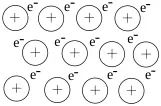
#> input picture docs/exams/img/01e516c2a5c0.webp, 161 x 106 px
$ python -i parse_exams.py   (imports and definitions only)
#> lines starting #> are read from the running program, lines starting #| are printed output that depends on the picture
#> further down, picture is the input picture: PIL image 161x106 RGB; mean R, G, B 239.8, 239.8, 239.8
#!/usr/bin/env python3
"""大考中心 past papers (data/raw/exams, from fetch_exams.py) → small per-paper files for the 歷屆試題 tab.

Each paper's .docx becomes questions with their text, options, tables, pictures and MathML formulas
(MathType objects via mtef.py; Word EQ fields such as 選填 answer boxes via eq_field()). A question
or passage that needs a diagram drawn with Word shapes, a chart, or anything else this cannot rebuild
exactly is cropped from the official PDF instead, so nothing is shown wrong. Answers come from the
選擇(填)題答案 PDF; 非選擇題 keep the official 評分原則 text for grading with the student's own AI.

Output: docs/exams/index.json (the list) and docs/exams/<id>.js (one paper, loaded on demand; a script
file so it also works from a downloaded copy opened as file://) with its pictures in docs/exams/img/.
"""
import hashlib
import io
import json
import re
import subprocess
import sys
import tempfile
import zipfile
from html import escape
from pathlib import Path

from lxml import etree
from PIL import Image

sys.path.insert(0, str(Path(__file__).resolve().parent))
import mtef  # noqa: E402

ROOT = Path(__file__).resolve().parent.parent
RAW = ROOT / 'data' / 'raw' / 'exams'
OUT = ROOT / 'docs' / 'exams'
IMG = OUT / 'img'

NS = {
    'w': 'http://schemas.openxmlformats.org/wordprocessingml/2006/main',
    'r': 'http://schemas.openxmlformats.org/officeDocument/2006/relationships',
    'wp': 'http://schemas.openxmlformats.org/drawingml/2006/wordprocessingDrawing',
    'a': 'http://schemas.openxmlformats.org/drawingml/2006/main',
    'pic': 'http://schemas.openxmlformats.org/drawingml/2006/picture',
    'wps': 'http://schemas.microsoft.com/office/word/2010/wordprocessingShape',
    'wpg': 'http://schemas.microsoft.com/office/word/2010/wordprocessingGroup',
    'mc': 'http://schemas.openxmlformats.org/markup-compatibility/2006',
    'v': 'urn:schemas-microsoft-com:vml',
    'o': 'urn:schemas-microsoft-com:office:office',
    'c': 'http://schemas.openxmlformats.org/drawingml/2006/chart',
}
W = '{%s}' % NS['w']
q = lambda tag: '{%s}%s' % (NS[tag.split(':')[0]], tag.split(':')[1])

# Symbol-font characters (w:sym) seen in the papers
SYM = {0xB4: '×', 0xB0: '°', 0xAE: '→', 0xAC: '←', 0xDE: '⇒', 0xDB: '⇔', 0xA3: '≤', 0xB3: '≥', 0xB9: '≠', 0xB1: '±', 0xD0: '∠', 0xB8: '÷',
       0xBB: '≈', 0xB7: '•', 0xA2: '′', 0xB2: '″', 0x2D: '−', 0x3D: '=', 0x2B: '+', 0x70: 'π', 0x71: 'θ', 0x61: 'α', 0x62: 'β', 0x67: 'γ', 0x44: 'Δ',
       0x6C: 'λ', 0x6D: 'μ', 0x77: 'ω', 0x57: 'Ω', 0x72: 'ρ', 0x73: 'σ', 0x66: 'φ', 0x64: 'δ', 0x65: 'ε', 0xC6: '∅', 0xCE: '∈', 0xCF: '∉', 0xC7: '∩',
       0xC8: '∪', 0xCC: '⊂', 0xCD: '⊆', 0xA5: '∞', 0x5E: '⊥', 0xBA: '≡', 0x7E: '∼', 0xBC: '…', 0xD6: '√', 0xE5: '∑', 0x5C: '∴', 0xB5: '∝', 0xA1: 'ϒ'}
WINGDINGS = {0xFC: '✓', 0xFB: '✗', 0x6C: '●', 0x6E: '■', 0xA8: '◻', 0x6F: '□', 0xA1: '○', 0x9F: '•', 0xD8: '➢', 0xE0: '→', 0x81: '①', 0x82: '②',
             0x83: '③', 0x84: '④', 0x85: '⑤', 0x8C: '①', 0x8D: '②', 0x8E: '③', 0x8F: '④', 0x90: '⑤'}


class Complex(Exception):
    """Something this cannot rebuild exactly: the item is cropped from the PDF instead."""


# ------------------------------------------------------------------ Word EQ fields (選填 answer boxes, circled numbers, simple fractions)
# [108 lines left out: function eq_field, not called in this run]


# ------------------------------------------------------------------ one .docx → blocks of inline tokens
class Doc:
    # [88 lines left out: functions __init__, num_init, list_label, part, not called in this run]

    def image(self, rid, width_emu=None):
        data, name = self.part(rid)
        return self.media.add(data, name, width_emu)

    # --- a paragraph's runs → tokens
    # [186 lines left out: functions para_tokens, in_deleted, in_textbox, in_fallback, fmt, ole and 3 more, not called in this run]

    def plain(self, el):
        return ''.join(t.text or '' for t in el.iter(W + 't') if not self.in_textbox(t, el) and not self.in_fallback(t))

    # [89 lines left out: functions blocks_html, table, tokens_text, tokens_html, block_html, not called in this run]


# ------------------------------------------------------------------ pictures: deduplicated, made small (WebP, or PNG for line art)
class Media:
    def __init__(self):
        self.files = {}
        self.pending_vector = []

    # [50 lines left out: functions add, save, keep, not called in this run]


_vec_cache = {}


# [16 lines left out: function vector_to_png, not called in this run]


# ------------------------------------------------------------------ answers and 評分原則
def pdf_text(path, layout=True):
    r = subprocess.run(['pdftotext'] + (['-layout'] if layout else []) + [str(path), '-'], capture_output=True, text=True)
    return r.stdout


# [31 lines left out: functions answers, rubric_parts, norm_text, not called in this run]


class Pdf:
    # [76 lines left out: functions __init__, words, question_marks, body_bottom, find_text, crop and 1 more, not called in this run]


def trim_white(im):
    rgba = im.convert('RGBA')
    bg = Image.new('RGBA', rgba.size, (255, 255, 255, 255))
#> bg: PIL image 161x106 RGBA; every value is 255
    bg.alpha_composite(rgba)
    g = bg.convert('L').point(lambda v: 255 if v < 245 else 0)
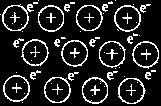
#> g: PIL image 161x106 L; 14.3% white in thin lines or dots
    box = g.getbbox()
#> box = (0, 0, 159, 104)
    return bg.convert('RGB').crop((max(0, box[0] - 2), max(0, box[1] - 2), min(im.width, box[2] + 2), min(im.height, box[3] + 2))) if box else im


# [8 lines left out: function trim, not called in this run]


# ------------------------------------------------------------------ the paper's structure: sections, passages, questions, options
SEC_RE = re.compile(r'^\s*([一二三四五六七八九十]{1,3})、\s*([^（(]+?)\s*[（(]\s*占\s*(\d+)\s*分\s*[)）]')
PART_RE = re.compile(r'^\s*第[壹貳參肆伍]部分')
NOTE_RE = re.compile(r'^\s*說明\s*[:：︰]')
Q_RE = re.compile(r'^\s*(\d{1,2})\s*[.．]\s*')
GROUP_RE = re.compile(r'^\s*(?:第\s*)?(\d{1,2})\s*[至\-－~～—–]\s*(?:第\s*)?(\d{1,2})\s*題?\s*(?:為|是)?\s*題組')
OPT_RE = re.compile(r'\(([A-L]|[1-9])\)\s*|（([A-L]|[1-9])）\s*')
INLINE_TYPE = re.compile(r'[（(]\s*(單選|多選|選填|非選擇)題?\s*[)）]?\s*[，,、]?\s*[（(]?\s*(\d+)?\s*分?\s*[)）]')
PTS_RE = re.compile(r'[（(]\s*(\d+)\s*分\s*[)）]')


# [10 lines left out: function sec_type, not called in this run]


def next_label(lab):
    return str(int(lab) + 1) if lab.isdigit() else chr(ord(lab) + 1)


# [432 lines left out: functions split_options, build, rub_for, table_options, clean_q_toks, _clean_num and 1 more, not called in this run]


# 題目分類（關鍵字估計）: 社會 → 歷史/地理/公民, 自然 → 物理/化學/生物/地科, 數學 → 單元
TOPICS = {
    '社會': {
        '歷史': '王朝 帝國 皇帝 世紀 清代 清朝 清廷 明代 明朝 宋代 唐代 漢代 秦 日治 日本統治 殖民 革命 戰爭 大戰 條約 史料 史家 古代 中古 文藝復興 宗教改革 鄭氏 荷蘭 西班牙 鴉片 甲午 冷戰 歷史 史學 王國 朝廷 科舉 拿破崙 羅馬 希臘 蒙古 鄂圖曼 君主 時期 統治 戰後 國民政府 總督 傳教士 改革 啟蒙 工業革命',
        '地理': '地形 氣候 降水 雨量 氣溫 緯度 經度 等高線 地圖 比例尺 人口 都市 聚落 產業 農業 工業 區位 河川 流域 海岸 季風 板塊 火山 地震帶 土壤 植被 遙測 GIS 地理資訊 坡度 颱風 盛行風 洋流 島嶼 沙漠 熱帶 溫帶 高原 盆地 平原 交通 觀光 能源 礦產',
        '公民': '法律 憲法 民法 刑法 行政程序 法院 法官 權利 義務 人權 國會 立法院 選舉 政黨 民主 公民 市場 需求 供給 價格 GDP 失業 通膨 貨幣 利率 稅 契約 損害賠償 訴訟 國際組織 全球化 性別 機會成本 比較利益 外部性 大法官 釋憲 公投 社會福利 社會流動 偏見 刻板印象 公共財 生產者 消費者 均衡',
    },
    '自然': {
        '物理': '速度 加速度 力 動量 能量 功 功率 電流 電壓 電阻 磁場 電場 波長 頻率 折射 反射 透鏡 光子 光電 原子核 衰變 半衰期 重力 摩擦 簡諧 單擺 熱量 溫度 壓力 浮力 電路 電荷 庫侖 牛頓 都卜勒 干涉 繞射',
        '化學': '分子 原子 莫耳 濃度 溶液 溶解 反應 化合物 元素 週期表 酸 鹼 pH 氧化 還原 電子組態 鍵結 離子 沉澱 平衡 催化 有機 聚合 碳 氫氧 燃燒 化學 試劑 滴定 同位素 混合物 晶體',
        '生物': '細胞 基因 DNA RNA 蛋白質 酵素 染色體 遺傳 演化 物種 生態 族群 群落 植物 動物 光合 呼吸作用 激素 荷爾蒙 神經 免疫 抗體 病毒 細菌 器官 組織 消化 血液 生殖 突變 微生物 生物',
        '地科': '地震 板塊 岩石 礦物 地層 化石 火山 大氣 颱風 鋒面 氣團 雲 降雨 海洋 洋流 潮汐 恆星 行星 星系 月球 太陽 日食 月食 天文 宇宙 地球 地殼 地函 斷層 冰河 溫室 臭氧',
    },
    '數學': {
        '機率統計': '機率 期望值 統計 平均 標準差 變異數 相關係數 迴歸 抽樣 信賴 骰子 抽籤 排列 組合 二項',
        '三角函數': 'sin cos tan 正弦 餘弦 正切 三角函數 弧度 角度 週期',
        '向量與坐標': '向量 內積 外積 坐標 直線 平面方程式 空間 投影 法向量 行列式',
        '數列與級數': '數列 級數 等差 等比 遞迴 公比 公差',
        '指數與對數': '指數 對數 log',
        '多項式與方程式': '多項式 方程式 根 因式 不等式 函數圖形 二次函數 拋物線',
        '矩陣': '矩陣 方陣 轉移矩陣',
        '圓錐曲線': '橢圓 雙曲線 拋物線 焦點 準線',
        '微積分': '極限 導數 微分 積分 切線斜率 反導函數',
        '幾何': '三角形 圓 面積 體積 相似 全等 外接圓 內切圓 多邊形 角平分線',
    },
}


# [13 lines left out: function topic_of, not called in this run]


SUBJ_ID = {'國綜': 'chi', '英文': 'eng', '數學A': 'ma', '數學B': 'mb', '社會': 'soc', '自然': 'sci', '數學甲': 'mj', '數學乙': 'my',
           '歷史': 'his', '地理': 'geo', '公民與社會': 'civ', '物理': 'phy', '化學': 'che', '生物': 'bio'}
KIND_NAME = {'gsat': '學測', 'ast': '分科'}


# [93 lines left out: functions locate, write, not called in this run]


# [10 lines not run here, left out]

>>> from PIL import Image
>>> picture = Image.open('../docs/exams/img/01e516c2a5c0.webp')
>>> result = trim_white(picture)
